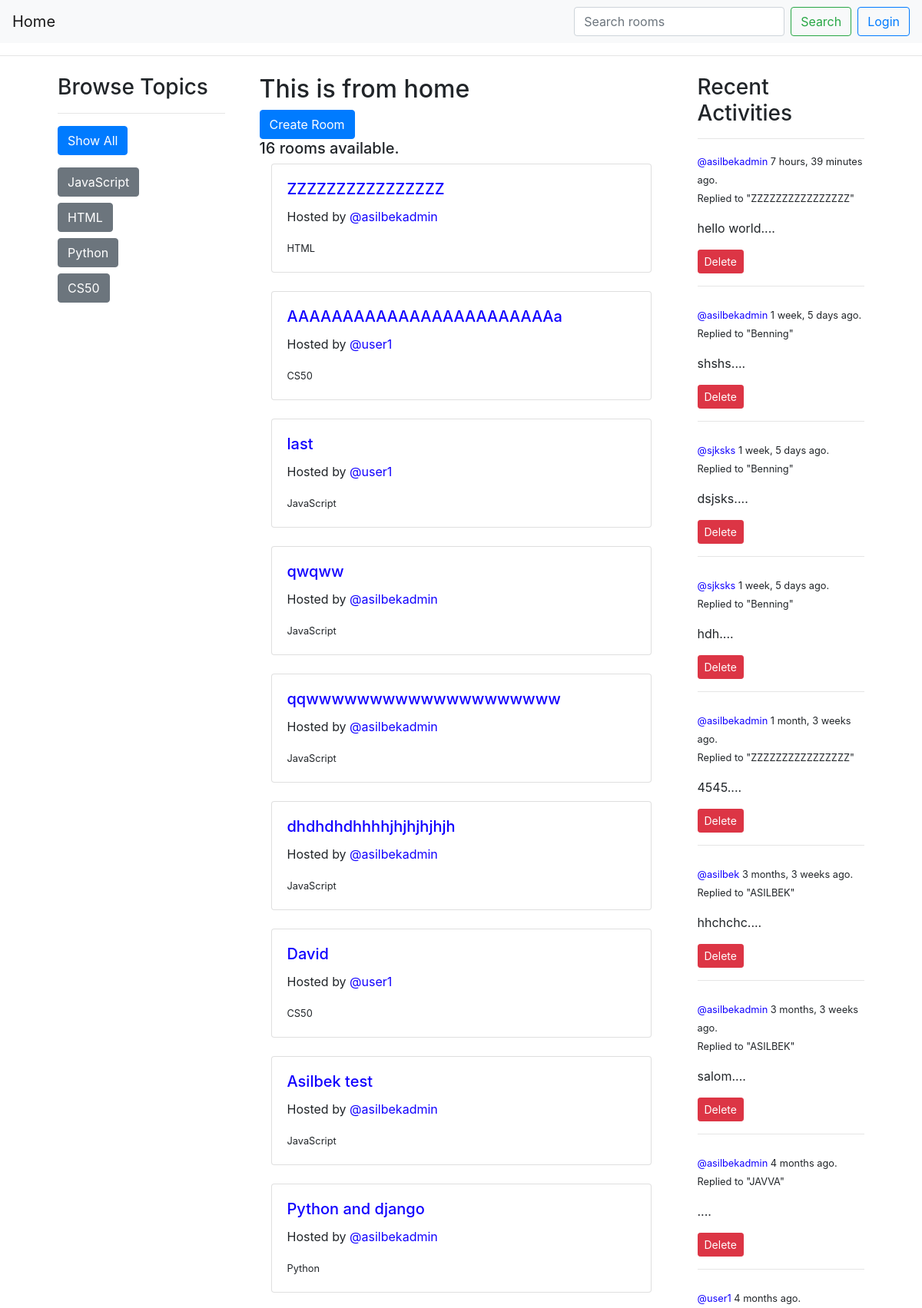
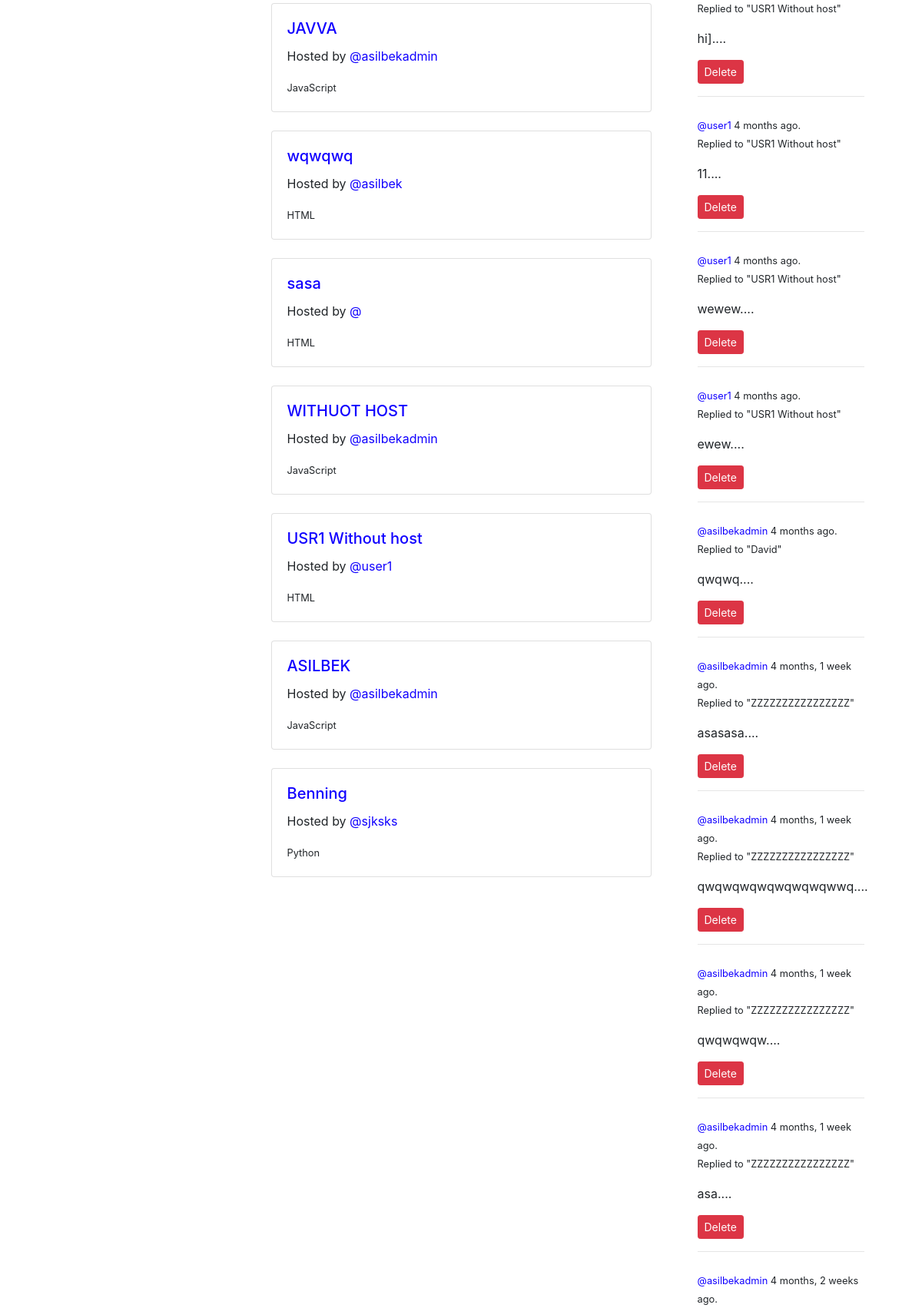
The page / (upper part) on the database its author committed (2 pictures, top to bottom).
### discord/models.py (models this page shows, shortened)
class Topic(models.Model):
    name = models.CharField(max_length=200)

class Room(models.Model):
    host = models.ForeignKey(User, on_delete=models.SET_NULL, null=True)        # creator of that group #if user gets deleted, his rooms stay!
    topic = models.ForeignKey(Topic, on_delete=models.SET_NULL, null=True)       # topic name  IF some topics gets deleted it doesnt affect the topic of room
    topic_name = models.CharField(max_length=200) # takes no more than 200 characters
    description = models.TextField(null=True, blank=True)   # null= true means it can be blank, null is False by default
    participants = models.ManyToManyField(User, related_name='participants', blank=True)      # users that have joined the room
    '''Many to many field means each intance of the Model's certain attribute
    can be associated with multiple instances of other model's attibutes'''
    '''example: student vs courses! Student have multiple courses, courses have multiple students'''
    '''One to many (Foreignkey)  student have multiple assignments but assignments cant have multpile student
    for the sake of discussion, believe that example'''
    updated = models.DateField(auto_now=True) # whenever someone changes the something take a time stamp    probably room
    created = models.DateField(auto_now_add=True) # stores a time when someone creates a room.
    class Meta:
        ordering = ['updated', '-created']
    def __str__(self):
        return self.topic_name

class Message(models.Model):
    user = models.ForeignKey(User, on_delete=models.CASCADE)
    room = models.ForeignKey(Room, on_delete=models.CASCADE)
    body = models.TextField()
    updated = models.DateTimeField(auto_now=True)   # DateTIME field is for storing the minute as well, unlike DateField that only stores with hours
    created = models.DateTimeField(default=timezone.now)
    class Meta:
        ordering = ['updated', '-created']
    def __str__(self):
        return self.body[:50]
        return self.body[:50]

### discord/views.py (the view)
# urls.py: path('', views.home, name="home_name"),
def home(request):
    q = request.GET.get('q') if request.GET.get('q') != None else '' # if there is something it will be assigned to q, if false, it will assign nothing
    rooms = Room.objects.filter(Q(topic__name__icontains=q) |
                                    Q(topic_name__icontains=q) |
                                    Q(description__icontains=q) |
                                    Q(host__username__icontains=q)
                                    )   # icontains -> case insensitive while contains -> snsitive
    count = rooms.count()
    topics = Topic.objects.all()
    recent_act_messages = Message.objects.filter(Q(room__topic__name__icontains=q)).order_by('-created')
    context = {'rooms': rooms, 'topics': topics, "count": count, 'recent_act_messages': recent_act_messages}
    return render(request, "discord/home_old.html", context)

### discord/templates/discord/home_old.html (shortened to what this page needs)
<!DOCTYPE html>
<html lang="en">
<head>
    {% extends 'main.html' %}
    {% block content %}
    <div class="container">
        <div class="row">
            <div class="col-md-3">
                {% include 'discord/browse_topics.html' %}
            </div>
            <div class="col-md-6">
                <h2>This is from home</h2>
                <a class="btn btn-primary" href="form/">Create Room</a>
                <h5>{{ count }} rooms available.</h5>
                {% include 'discord/all_topics.html' %}
            </div>
            <div class="col-md-3">
                {% include 'discord/activity_component.html' %}
            </div>
        </div>
    </div>
    {% endblock content %}

### discord/templates/discord/browse_topics.html
<div class="container">
    <h3>Browse Topics</h3>
    <hr>
    <a class="btn btn-primary mb-3" href="{% url 'home_name' %}">Show All</a>
    {% for topic in topics %}
    <div>
        <a class="btn btn-secondary mb-2" href="{% url 'home_name' %}?q={{ topic.name }}">{{ topic.name }}</a>
    </div>
    {% endfor %}
</div>

### discord/templates/discord/all_topics.html (shortened to what this page needs)
<div class="container">
    <div class="row">
        {% for room in rooms %}
        <div class="col-md-12 mb-4">
            <div class="card">
                <div class="card-body">
                    <h5 class="card-title">
                        <a href="{% url 'room_name' room.id %}">{{ room.topic_name }}</a>
                    </h5>
                    <p class="card-text">
                        Hosted by <a href="{% url 'profile_page' room.host_id %}">@{{ room.host.username }}</a>
                    </p>
                    <p class="card-text">
                        <small>{{ room.topic.name }}</small>
                    </p>
                </div>
            </div>
        </div>
        {% endfor %}
    </div>
</div>

### discord/templates/discord/activity_component.html
<div class="container">
    <h3>Recent Activities</h3>
    <hr>
    {% for message in recent_act_messages %}
    <div class="mb-4">
        <small><a href="{% url 'profile_page' message.user.id %}">@{{ message.user }}</a> {{ message.created|timesince }} ago.</small>
        <p><small>Replied to "{{ message.room }}"</small></p>
        <p>{{ message|truncatechars:100 }}....</p>
        <a class="btn btn-danger btn-sm" href="{% url 'delete_message' message.id %}">Delete</a>
        <hr>
    </div>
    {% endfor %}
</div>

### static/styles/main.css (style rules this page uses)
body { background-color: #F5F5F7; }

### templates/css/for_links.css (style rules this page uses)
a { color: #1100ff; }

### rows shown on the page
Topic: name "JavaScript"
Topic: name "HTML"
Topic: name "Python"
Topic: name "CS50"
Room: topic_name "ZZZZZZZZZZZZZZZZ", host.username "asilbekadmin", topic.name "HTML"
Room: topic_name "AAAAAAAAAAAAAAAAAAAAAAAAa", host.username "user1", topic.name "CS50"
Room: topic_name "last", host.username "user1", topic.name "JavaScript"
Room: topic_name "qwqww", host.username "asilbekadmin", topic.name "JavaScript"
Room: topic_name "qqwwwwwwwwwwwwwwwwwwww", host.username "asilbekadmin", topic.name "JavaScript"
Room: topic_name "dhdhdhdhhhhjhjhjhjhjh", host.username "asilbekadmin", topic.name "JavaScript"
Room: topic_name "David", host.username "user1", topic.name "CS50"
Room: topic_name "Asilbek test", host.username "asilbekadmin", topic.name "JavaScript"
Room: topic_name "Python and django", host.username "asilbekadmin", topic.name "Python"
Room: topic_name "JAVVA", host.username "asilbekadmin", topic.name "JavaScript"
Room: topic_name "wqwqwq", host.username "asilbek", topic.name "HTML"
Room: topic_name "sasa", topic.name "HTML"
Room: topic_name "WITHUOT HOST", host.username "asilbekadmin", topic.name "JavaScript"
Room: topic_name "USR1 Without host", host.username "user1", topic.name "HTML"
Room: topic_name "ASILBEK", host.username "asilbekadmin", topic.name "JavaScript"
Room: topic_name "Benning", host.username "sjksks", topic.name "Python"
Message: user "asilbekadmin", created "7 hours, 39 minutes", room "ZZZZZZZZZZZZZZZZ", body "hello world"
Message: user "asilbekadmin", created "1 week, 5 days", room "Benning", body "shshs"
Message: user "sjksks", created "1 week, 5 days", room "Benning", body "dsjsks"
Message: user "sjksks", created "1 week, 5 days", room "Benning", body "hdh"
Message: user "asilbekadmin", created "1 month, 3 weeks", room "ZZZZZZZZZZZZZZZZ", body "4545"
Message: user "asilbek", created "3 months, 3 weeks", room "ASILBEK", body "hhchchc"
Message: user "asilbekadmin", created "3 months, 3 weeks", room "ASILBEK", body "salom"
Message: user "asilbekadmin", created "4 months", room "JAVVA"
Message: user "user1", created "4 months", room "USR1 Without host", body "hi]"
Message: user "user1", created "4 months", room "USR1 Without host", body "11"
Message: user "user1", created "4 months", room "USR1 Without host", body "wewew"
Message: user "user1", created "4 months", room "USR1 Without host", body "ewew"
Message: user "asilbekadmin", created "4 months", room "David", body "qwqwq"
Message: user "asilbekadmin", created "4 months, 1 week", room "ZZZZZZZZZZZZZZZZ", body "asasasa"
Message: user "asilbekadmin", created "4 months, 1 week", room "ZZZZZZZZZZZZZZZZ", body "qwqwqwqwqwqwqwqwwq"
Message: user "asilbekadmin", created "4 months, 1 week", room "ZZZZZZZZZZZZZZZZ", body "qwqwqwqw"
Message: user "asilbekadmin", created "4 months, 1 week", room "ZZZZZZZZZZZZZZZZ", body "asa"
Message: user "asilbekadmin", created "4 months, 2 weeks"

### other values the page prints
{{ count }} "16"
